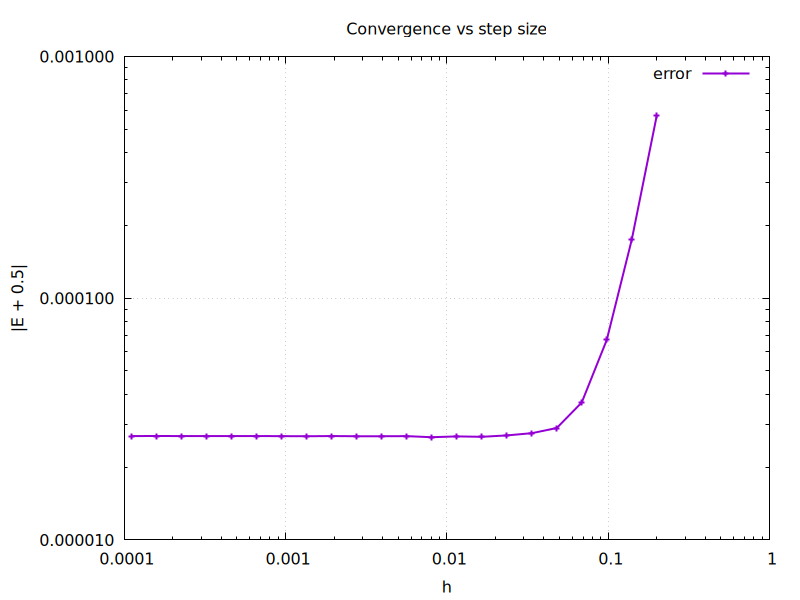

Here is the gnuplot script that generated this plot:
set terminal pngcairo size 800,600
set output "conv_h.png"

set title "Convergence vs step size"
set xlabel "h"
set ylabel "|E + 0.5|"

set logscale xy
set grid

plot "conv_h.txt" using 1:2 with linespoints lw 2 title "error"
